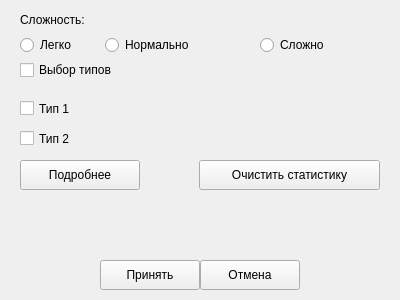
<?xml version="1.0" encoding="UTF-8"?>
<ui version="4.0">
 <class>SettingsWindow</class>
 <widget class="QWidget" name="SettingsWindow">
  <property name="geometry">
   <rect>
    <x>0</x>
    <y>0</y>
    <width>400</width>
    <height>300</height>
   </rect>
  </property>
  <property name="windowTitle">
   <string>Form</string>
  </property>
  <widget class="QLabel" name="diffecultyLabel">
   <property name="geometry">
    <rect>
     <x>20</x>
     <y>10</y>
     <width>110</width>
     <height>20</height>
    </rect>
   </property>
   <property name="text">
    <string>Сложность:</string>
   </property>
  </widget>
  <widget class="QRadioButton" name="easyButton">
   <property name="geometry">
    <rect>
     <x>20</x>
     <y>35</y>
     <width>80</width>
     <height>20</height>
    </rect>
   </property>
   <property name="text">
    <string>Легко</string>
   </property>
  </widget>
  <widget class="QRadioButton" name="normalButton">
   <property name="geometry">
    <rect>
     <x>105</x>
     <y>35</y>
     <width>140</width>
     <height>20</height>
    </rect>
   </property>
   <property name="text">
    <string>Нормально</string>
   </property>
  </widget>
  <widget class="QRadioButton" name="hardButton">
   <property name="geometry">
    <rect>
     <x>260</x>
     <y>35</y>
     <width>110</width>
     <height>20</height>
    </rect>
   </property>
   <property name="text">
    <string>Сложно</string>
   </property>
  </widget>
  <widget class="QCheckBox" name="typesBox">
   <property name="geometry">
    <rect>
     <x>20</x>
     <y>60</y>
     <width>150</width>
     <height>20</height>
    </rect>
   </property>
   <property name="text">
    <string>Выбор типов</string>
   </property>
  </widget>
  <widget class="QCheckBox" name="type1Box">
   <property name="geometry">
    <rect>
     <x>20</x>
     <y>100</y>
     <width>100</width>
     <height>17</height>
    </rect>
   </property>
   <property name="text">
    <string>Тип 1</string>
   </property>
  </widget>
  <widget class="QCheckBox" name="type2Box">
   <property name="geometry">
    <rect>
     <x>20</x>
     <y>130</y>
     <width>100</width>
     <height>17</height>
    </rect>
   </property>
   <property name="text">
    <string>Тип 2</string>
   </property>
  </widget>
  <widget class="QPushButton" name="acceptButton">
   <property name="geometry">
    <rect>
     <x>100</x>
     <y>260</y>
     <width>100</width>
     <height>30</height>
    </rect>
   </property>
   <property name="text">
    <string>Принять</string>
   </property>
  </widget>
  <widget class="QPushButton" name="cancelButton">
   <property name="geometry">
    <rect>
     <x>200</x>
     <y>260</y>
     <width>100</width>
     <height>30</height>
    </rect>
   </property>
   <property name="text">
    <string>Отмена</string>
   </property>
  </widget>
  <widget class="QPushButton" name="informationButton">
   <property name="geometry">
    <rect>
     <x>20</x>
     <y>160</y>
     <width>120</width>
     <height>30</height>
    </rect>
   </property>
   <property name="text">
    <string>Подробнее</string>
   </property>
  </widget>
  <widget class="QPushButton" name="clearStatisticsButton">
   <property name="geometry">
    <rect>
     <x>199</x>
     <y>160</y>
     <width>181</width>
     <height>30</height>
    </rect>
   </property>
   <property name="text">
    <string>Очистить статистику</string>
   </property>
  </widget>
  <widget class="QLabel" name="errorLabel">
   <property name="geometry">
    <rect>
     <x>30</x>
     <y>210</y>
     <width>300</width>
     <height>30</height>
    </rect>
   </property>
   <property name="text">
    <string/>
   </property>
  </widget>
 </widget>
 <resources/>
 <connections/>
</ui>
